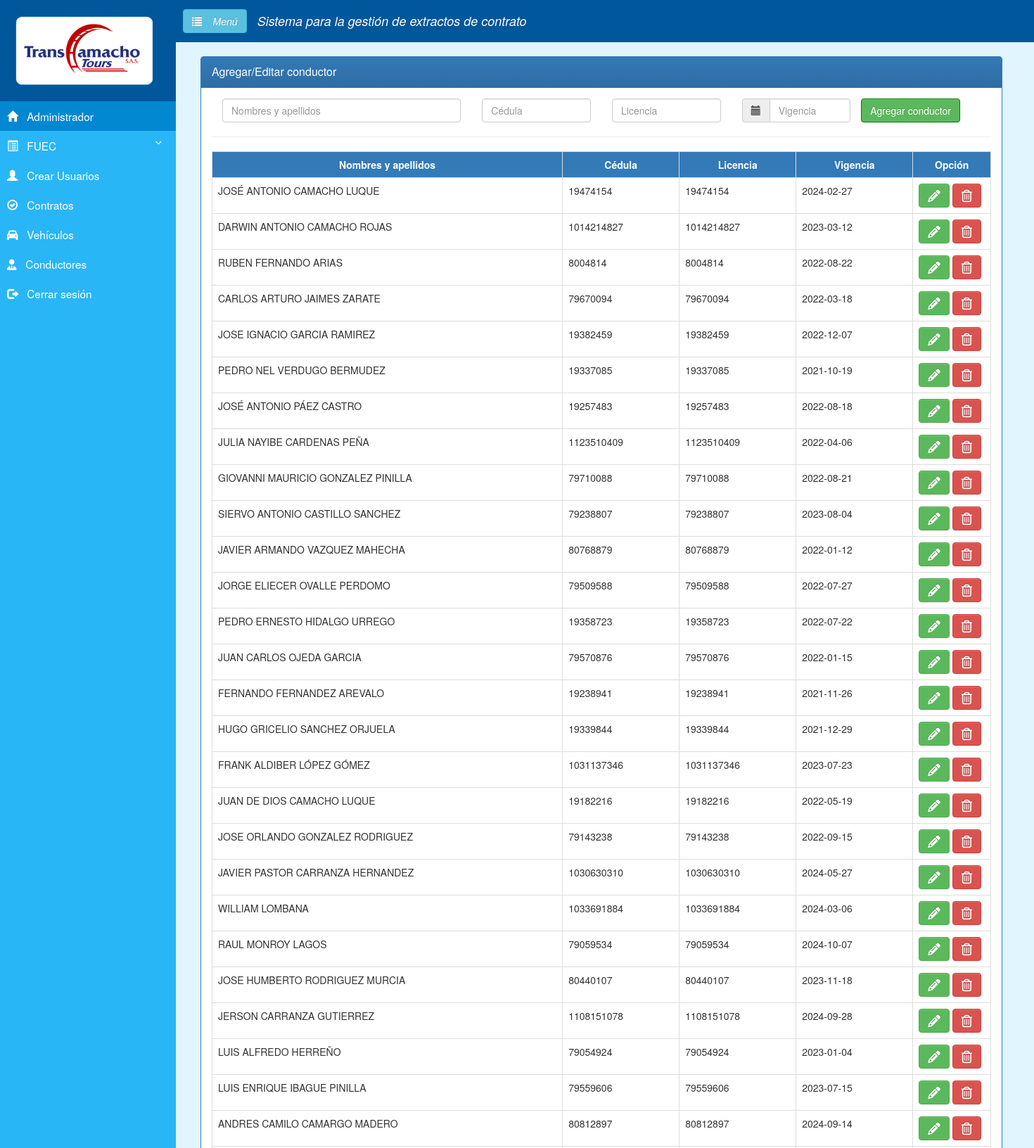
Screenshot of /fuec/boedcond.php (signed in, upper part) with the database file from the repository.
### tables this page shows
CREATE TABLE `usuarios` (
  `id` int(11) NOT NULL,
  `usuario` varchar(30) NOT NULL,
  `password` varchar(130) NOT NULL,
  `nombre` varchar(100) NOT NULL,
  `correo` varchar(80) NOT NULL,
  `last_session` datetime DEFAULT NULL,
  `activacion` int(11) NOT NULL DEFAULT 0,
  `token` varchar(40) NOT NULL,
  `token_password` varchar(100) DEFAULT NULL,
  `password_request` int(11) DEFAULT 0,
  `tipo_usuario` varchar(20) NOT NULL,
  `fechacreacionuser` timestamp NOT NULL DEFAULT current_timestamp()
);

CREATE TABLE `conductores` (
  `idcond` int(11) NOT NULL,
  `nombcond` text NOT NULL,
  `docucond` int(11) NOT NULL,
  `licecond` int(11) NOT NULL,
  `vigecond` date NOT NULL
);

### fuec/sessionstart.php (called while the page is built, shortened)
<?php
  $idUsuario = $_SESSION['id_usuario'];
  $sql = "SELECT id, nombre, tipo_usuario FROM usuarios WHERE id = '$idUsuario'";
  $result = $mysqli->query($sql);
  $row = $result->fetch_assoc();
?>

### fuec/function.php (called while the page is built, shortened)
<?php
function db_query($query) {
    $connection = mysqli_connect("localhost","u910043597_fuec","Fuec2021","u910043597_fuec");
    $result = mysqli_query($connection,$query);
    return $result;
}
?>

### fuec/boedcond.php (the view, shortened to what this page needs)
<?php
include 'header.php';
?>
<html>
<head>
		<link href="https://cdnjs.cloudflare.com/ajax/libs/twitter-bootstrap/3.3.7/css/bootstrap.css" rel="stylesheet"/>
		<link href="https://cdnjs.cloudflare.com/ajax/libs/bootstrap-datetimepicker/4.17.37/css/bootstrap-datetimepicker.css" rel="stylesheet"/>
</head>
<body>
<div class="container" style="margin-top:60px">
<div class="panel panel-primary">
	<div class="panel-heading">
		<div class="panel-title">Agregar/Editar conductor</div>
	</div>
	<div class="panel-body">
<form action="" method="post">
  <div class="col-lg-4 col-md-4 col-sm-4 col-xs-4">
    <input class="form-control UpperCase" name="nombcond" type="text" pattern="[A-Za-z]{4-50}" oninvalid="setCustomValidity('Este campo solo acepta letras')" onchange="try{setCustomValidity('')}catch(e){}" placeholder="Nombres y apellidos" required>
  </div>
  <div class="col-lg-2 col-md-2 col-sm-2 col-xs-2">
    <input class="form-control" name="docucond" type="text" pattern="[0-9]{6,10}" oninvalid="setCustomValidity('Este campo solo acepta números entre 6 y 10 dígitos')" onchange="try{setCustomValidity('')}catch(e){}" placeholder="Cédula" required>
  </div>
  <div class="col-lg-2 col-md-2 col-sm-2 col-xs-2">
    <input class="form-control" name="licecond" type="text" pattern="[0-9]{6,10}" oninvalid="setCustomValidity('Este campo solo acepta números entre 6 y 10 dígitos')" onchange="try{setCustomValidity('')}catch(e){}" placeholder="Licencia" required>
  </div>
	<div id="datetime" class="col-lg-2 col-md-2 col-sm-2 col-xs-2">
		<div class='input-group date Calendario'>
			<span class="input-group-addon"><span class="glyphicon glyphicon-calendar"></span></span>
			<input type='text' name="vigecond" id="txtFecha" class="form-control" placeholder="Vigencia" value="<?php if(isset($vigecond)) echo ''.utf8_decode($vigecond); ?>" required />
		</div>
	</div>
	<input type="submit" name="submit" class="btn btn-success" value="Agregar conductor">
</form>
<hr>
<?php
	include("function.php");
?>
<table class="table table-bordered" width="100%">
	<tr>
		<th style="text-align: center; background:#337ab7;" width="45%"><font color="#FFFFFF">Nombres y apellidos</th>
		<th style="text-align: center; background:#337ab7;" width="15%"><font color="#FFFFFF">Cédula</th>
		<th style="text-align: center; background:#337ab7;" width="15%"><font color="#FFFFFF">Licencia</th>
		<th style="text-align: center; background:#337ab7;" width="15%"><font color="#FFFFFF">Vigencia</th>
		<th style="text-align: center; background:#337ab7;" width="10%"><font color="#FFFFFF">Opción</th>
	</tr>
<?php
	$sql = "select * from conductores";
	$result = db_query($sql);
	while($row = mysqli_fetch_object($result)){
	?>
	<tr>
		<td><?php echo $row->nombcond;?></td>
		<td><?php echo $row->docucond;?></td>
		<td><?php echo $row->licecond;?></td>
		<td><?php echo $row->vigecond;?></td>
		<td>
<a class="btn btn-success" href="editcond.php?idcond=<?php echo $row->idcond; ?>"><i class="fa fa-pencil fa-lg" aria-hidden="true"></i></a>
<a class="btn btn-danger" href="borrcond.php?idcond=<?php echo $row->idcond; ?>" onclick="return Confirmar()"><i class="fa fa-trash-o fa-lg" aria-hidden="true"></i></a>
</td>
	</tr>
	<?php } ?>
</table>
</div>
</div>
</div>
</div>
</body>
</html>

### fuec/header.php (shortened to what this page needs)
<?php
require 'conexion.php';
include 'sessionstart.php';
?>
<!DOCTYPE html>
<html lang="es">
    <head>
    <link rel="stylesheet" href="https://maxcdn.bootstrapcdn.com/bootstrap/3.3.7/css/bootstrap.min.css">
    <link rel="stylesheet" href="https://maxcdn.bootstrapcdn.com/bootstrap/3.3.7/css/bootstrap-theme.min.css">
    <link rel="stylesheet" type="text/css" href="css/estilos.css">
</head>
<body style="background:#E1F5FE;">
<div class="wrapper" >
  <nav id="sidebar">
    <div class="sidebar-header">
      <img src="img/logo.png" style="width:200px;">
    </div>
    <ul class="list-unstyled components" style="margin-top: -20px;">
      <li class="active">
        <a href="welcome.php"><span class="glyphicon glyphicon-home"></span>&nbsp;&nbsp;&nbsp;<?php echo ''.utf8_decode($row['nombre']); ?></a>
      </li>
      <li>
        <a href="#homeSubmenu" data-toggle="collapse" aria-expanded="false"><span class="glyphicon glyphicon-list-alt"></span>&nbsp;&nbsp;&nbsp;FUEC</a>
      </li>
<?php ob_start(); if($_SESSION['tipo_usuario']== 'Administrador') { ?><li><a href="crearusuario.php"><span class="glyphicon glyphicon-user"></span>&nbsp;&nbsp;&nbsp;Crear Usuarios</a></li><?php }?>
      <li>
        <a href="boedcont.php"><span class="glyphicon glyphicon-ok-circle"></span>&nbsp;&nbsp;&nbsp;Contratos</a>
        <a href="boedvehi.php"><span class="fas fa-car"></span>&nbsp;&nbsp;&nbsp;Vehículos</a>
        <a href="boedcond.php"><span class="fas fa-user-tie"></span>&nbsp;&nbsp;&nbsp;Conductores</a>
        <a href="logout.php"><span class="glyphicon glyphicon-log-out"></span>&nbsp;&nbsp;&nbsp;Cerrar sesión</a>
      </li>
    </ul>
  </nav>
<div id="content">
<div class="encabezado">
    <button type="button" id="sidebarCollapse" class="btn btn-info navbar-btn">
        <i class="glyphicon glyphicon glyphicon-list"></i>
        <span>&nbsp;&nbsp;&nbsp;Menú</span>
    </button>
    <h4>&nbsp;&nbsp;&nbsp;Sistema para la gestión de extractos de contrato</h4>
</div>

### fuec/css/estilos.css (style rules this page uses)
body { font-family: 'Poppins', sans-serif; background: #E1F5FE; }
.encabezado { background-color: #01579B; margin-left: -20px; margin-top: -20px; padding: 0px 0px 0px 10px; color: #fafafa; text-align: center; display: flex; align-items: center; font-size: 20px; font-style: italic; font-weight:600; position: fixed; width: 100%; height: 60px; z-index: 98; }
a, a:hover, a:focus { text-decoration: none; transition: all 0.3s; }
.navbar-btn { box-shadow: none; outline: none !important; border: none; }
.wrapper { display: flex; align-items: stretch; }
#sidebar { min-width: 250px; max-width: 250px; background: #29B6F6; color: #fff; transition: all 0.3s; position: fixed; z-index: 99; height: 100%; }
#sidebar a, #sidebar a:hover, #sidebar a:focus { color: inherit; text-decoration: none; }
#sidebar .sidebar-header { padding: 20px; background: #01579B; }
#sidebar ul.components { padding: 20px 0; border-bottom: 1px solid #29B6F6; }
#sidebar ul li a { padding: 10px; font-size: 1.1em; display: block; }
#sidebar ul li.active > a, a[aria-expanded="true"] { color: #fff; background: #0288D1; }
a[data-toggle="collapse"] { position: relative; }
a[aria-expanded="false"]::before, a[aria-expanded="true"]::before { content: '\e259'; display: block; position: absolute; right: 20px; font-family: 'Glyphicons Halflings'; font-size: 0.6em; }
#content { padding: 20px; min-height: 100vh; transition: all 0.3s; margin-left: 250px; }
form input:valid { border:1px solid green; }

### rows the page displays
usuarios: nombre "Administrador"
conductores: nombcond "JOSÉ ANTONIO CAMACHO LUQUE", docucond "19474154", licecond "19474154", vigecond "2024-02-27"
conductores: nombcond "DARWIN ANTONIO CAMACHO ROJAS", docucond "1014214827", licecond "1014214827", vigecond "2023-03-12"
conductores: nombcond "RUBEN FERNANDO ARIAS", docucond "8004814", licecond "8004814", vigecond "2022-08-22"
conductores: nombcond "CARLOS ARTURO JAIMES ZARATE", docucond "79670094", licecond "79670094", vigecond "2022-03-18"
conductores: nombcond "JOSE IGNACIO GARCIA RAMIREZ", docucond "19382459", licecond "19382459", vigecond "2022-12-07"
conductores: nombcond "PEDRO NEL VERDUGO BERMUDEZ", docucond "19337085", licecond "19337085", vigecond "2021-10-19"
conductores: nombcond "JOSÉ ANTONIO PÁEZ CASTRO", docucond "19257483", licecond "19257483", vigecond "2022-08-18"
conductores: nombcond "JULIA NAYIBE CARDENAS PEÑA", docucond "1123510409", licecond "1123510409", vigecond "2022-04-06"
conductores: nombcond "GIOVANNI MAURICIO GONZALEZ PINILLA", docucond "79710088", licecond "79710088", vigecond "2022-08-21"
conductores: nombcond "SIERVO ANTONIO CASTILLO SANCHEZ", docucond "79238807", licecond "79238807", vigecond "2023-08-04"
conductores: nombcond "JAVIER ARMANDO VAZQUEZ MAHECHA", docucond "80768879", licecond "80768879", vigecond "2022-01-12"
conductores: nombcond "JORGE ELIECER OVALLE PERDOMO", docucond "79509588", licecond "79509588", vigecond "2022-07-27"
conductores: nombcond "PEDRO ERNESTO HIDALGO URREGO", docucond "19358723", licecond "19358723", vigecond "2022-07-22"
conductores: nombcond "JUAN CARLOS OJEDA GARCIA", docucond "79570876", licecond "79570876", vigecond "2022-01-15"
conductores: nombcond "FERNANDO FERNANDEZ AREVALO", docucond "19238941", licecond "19238941", vigecond "2021-11-26"
conductores: nombcond "HUGO GRICELIO SANCHEZ ORJUELA", docucond "19339844", licecond "19339844", vigecond "2021-12-29"
conductores: nombcond "FRANK ALDIBER LÓPEZ GÓMEZ", docucond "1031137346", licecond "1031137346", vigecond "2023-07-23"
conductores: nombcond "JUAN DE DIOS CAMACHO LUQUE", docucond "19182216", licecond "19182216", vigecond "2022-05-19"
conductores: nombcond "JOSE ORLANDO GONZALEZ RODRIGUEZ", docucond "79143238", licecond "79143238", vigecond "2022-09-15"
conductores: nombcond "JAVIER PASTOR CARRANZA HERNANDEZ", docucond "1030630310", licecond "1030630310", vigecond "2024-05-27"
conductores: nombcond "WILLIAM LOMBANA", docucond "1033691884", licecond "1033691884", vigecond "2024-03-06"
conductores: nombcond "RAUL MONROY LAGOS", docucond "79059534", licecond "79059534", vigecond "2024-10-07"
conductores: nombcond "JOSE HUMBERTO RODRIGUEZ MURCIA", docucond "80440107", licecond "80440107", vigecond "2023-11-18"
conductores: nombcond "JERSON CARRANZA GUTIERREZ", docucond "1108151078", licecond "1108151078", vigecond "2024-09-28"
conductores: nombcond "LUIS ALFREDO HERREÑO", docucond "79054924", licecond "79054924", vigecond "2023-01-04"
conductores: nombcond "LUIS ENRIQUE IBAGUE PINILLA", docucond "79559606", licecond "79559606", vigecond "2023-07-15"
conductores: nombcond "ANDRES CAMILO CAMARGO MADERO", docucond "80812897", licecond "80812897", vigecond "2024-09-14"
